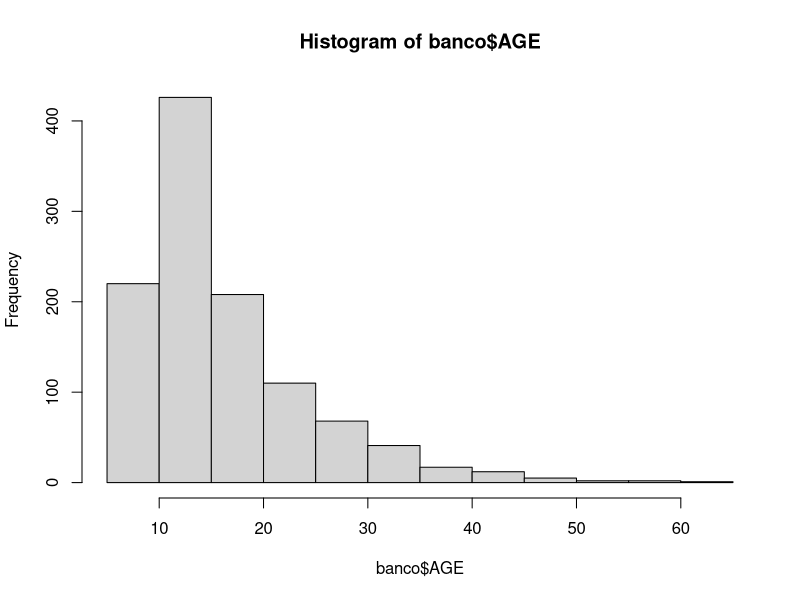
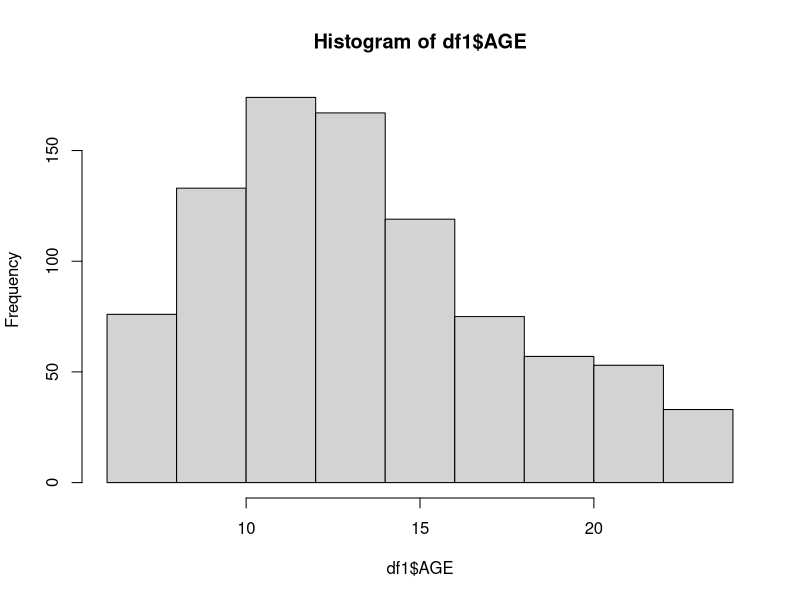
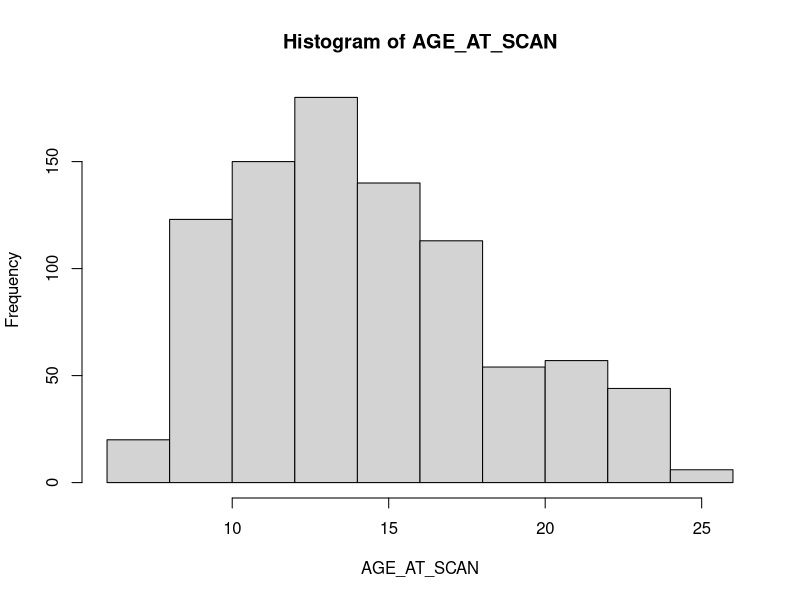

The R script that drew these images, in order: (Note: this script raises an error after producing the figures.)
library(ggplot2)
banco <- read.csv("./data/clean_Phenotypic_V1_0b_preprocessed1.csv")
attach(banco)
head(banco)
summary(banco)
banco$DX_GROUP <- as.factor(banco$DX_GROUP)
levels(banco$DX_GROUP) <- c("ASD","Ctrl")

head(banco$AGE)
banco$AGE <- floor(banco$AGE) #arredonda idade p baixo
summary(banco$AGE)
hist(banco$AGE)

df1 <- subset(banco, FILE_ID!="no_filename" & AGE<=24) #deleta sujeitos sem arquivo
summary(df1)
attach(df1)
hist(df1$AGE)
hist(AGE_AT_SCAN)
df1[,1]
names(df1)

df2 <- df1[,5:35]
names(df2)
head(df2[,1])
df2$filenames <- paste(FILE_ID,"_roi_thickness.txt",sep="") #criando coluna c nomes dos arquivos p puxar dps
attach(df2)
head(filenames) #filenames eh uma string com os nomes dos arquivos na ordem certa
head(FILE_ID)

setwd("/home/gisele/Documentos/ABIDE/data/ANTS")
ants <- do.call(rbind, lapply(filenames, read.delim)) #importa os arquivos na ordem do filenames
ants <- ants[,38:99] #deleta volumes subcorticais
df <- cbind(df2, ants) #juntando dataframe inicial com o criado importando ants
somavol <- rowSums(ants) #soma volumes
df$TOTAL_VOLUME <- somavol

head(df$TOTAL_VOLUME)
head(df)
attach(df)
df$SEX <- as.factor(df$SEX)
levels(df$SEX) <- c("Male", "Female")
df$GROUP <- interaction(df$SEX, df$DX_GROUP)
df$GROUP <- factor(df$GROUP, levels = c("Female.Ctrl", "Male.Ctrl", "Female.ASD", "Male.ASD"),
                        ordered = T)


df$SRS_MANNERISMS[df$SRS_MANNERISMS==-9999] <- NA
df$ADI_R_VERBAL_TOTAL_BV[df$ADI_R_VERBAL_TOTAL_BV==-9999] <- NA
df$ADI_RRB_TOTAL_C[df$ADI_RRB_TOTAL_C==-9999] <- NA
df$ADI_R_ONSET_TOTAL_D[df$ADI_R_ONSET_TOTAL_D==-9999] <- NA
df$ADI_R_RSRCH_RELIABLE[df$ADI_R_RSRCH_RELIABLE==-9999] <- NA
df$ADOS_MODULE[df$ADOS_MODULE==-9999] <- NA
df$ADOS_TOTAL[df$ADOS_TOTAL==-9999] <- NA
df$ADOS_COMM[df$ADOS_COMM==-9999] <- NA
df$ADOS_SOCIAL[df$ADOS_SOCIAL==-9999] <- NA
df$ADOS_STEREO_BEHAV[df$ADOS_STEREO_BEHAV==-9999] <- NA
df$ADOS_RSRCH_RELIABLE[df$ADOS_RSRCH_RELIABLE==-9999] <- NA
df$ADOS_GOTHAM_SOCAFFECT[df$ADOS_GOTHAM_SOCAFFECT==-9999] <- NA
df$ADOS_GOTHAM_RRB[df$ADOS_GOTHAM_RRB==-9999] <- NA
df$ADOS_GOTHAM_TOTAL[df$ADOS_GOTHAM_TOTAL==-9999] <- NA
df$ADOS_GOTHAM_SEVERITY[df$ADOS_GOTHAM_SEVERITY==-9999] <- NA
df$SRS_VERSION[df$SRS_VERSION==-9999] <- NA
df$SRS_RAW_TOTAL[df$SRS_RAW_TOTAL==-9999] <- NA
df$SRS_AWARENESS[df$SRS_AWARENESS==-9999] <- NA
df$SRS_COGNITION[df$SRS_COGNITION==-9999] <- NA
df$SRS_COMMUNICATION[df$SRS_COMMUNICATION==-9999] <- NA
df$SRS_MOTIVATION[df$SRS_MOTIVATION==-9999] <- NA
df$SRS_MANNERISMS[df$SRS_MANNERISMS==-9999] <- NA
df$SCQ_TOTAL[df$SCQ_TOTAL==-9999] <- NA


save("df", file="/home/gisele/Documentos/Mestrado/Pesquisa/ABIDE/gender-and-asd/data/df.RData")




